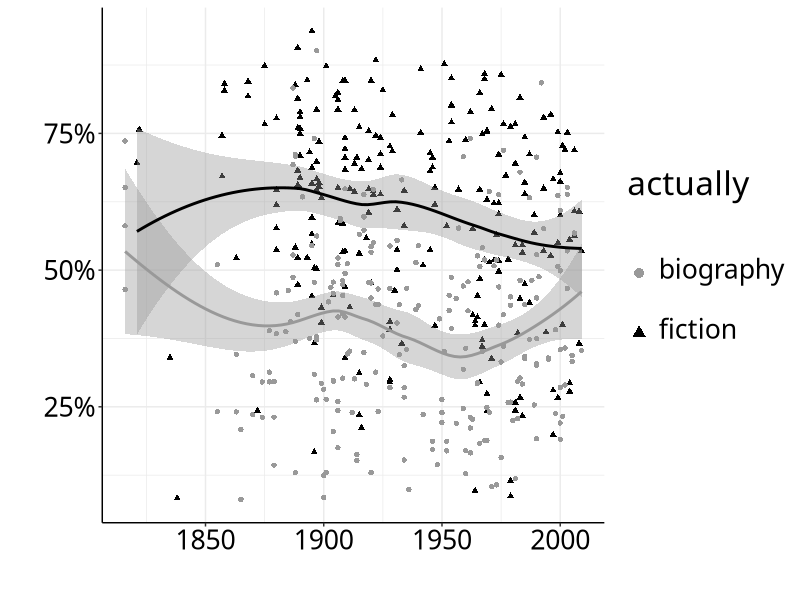
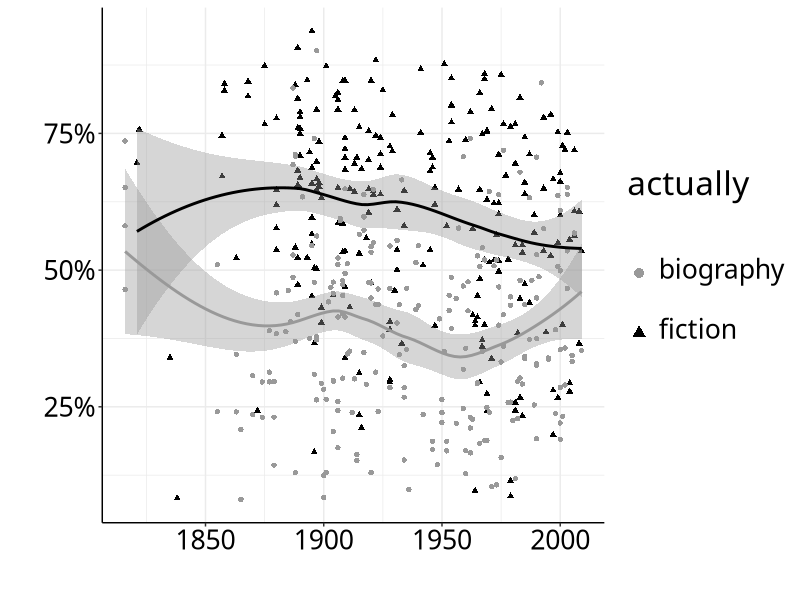

These charts were generated, in order, by the following R code:
library(scales)
library(ggplot2)
library(dplyr)

l <- read.csv('../modeloutput/fantasyvsSF2.csv')

l$reviewed <- as.factor(l$realclass)
levels(l$reviewed) = c('biography\n', 'fiction\n')

p <- ggplot(l, aes(x = std_date, y = probability, color = reviewed, shape = reviewed)) + 
  geom_point() + geom_smooth() + 
  scale_color_manual(name = 'actually\n', values = c('gray60', 'black'),
                     guide = guide_legend(keyheight = 3,  label.vjust = -0.4, override.aes = list(linetype = 0, fill = NA, size = 3))) + 
  theme(text = element_text(size = 24)) + scale_size(guide = FALSE, range = c(1.5,3.5)) +
  scale_y_continuous('', labels = percent) + 
  scale_x_continuous("") + theme_bw() +
  theme(text = element_text(size = 24, family = "Baskerville"), panel.border = element_blank()) +
  theme(axis.line = element_line(color = 'black'),
        axis.text = element_text(color = 'black')) +
  scale_shape_discrete(name = "actually\n")

tiff("/Users/tunder/Dropbox/book/chapter1/images/C1Fig4probabilities.tiff", height = 6, width = 9, units = 'in', res=400)
plot(p)
dev.off()
plot(p)